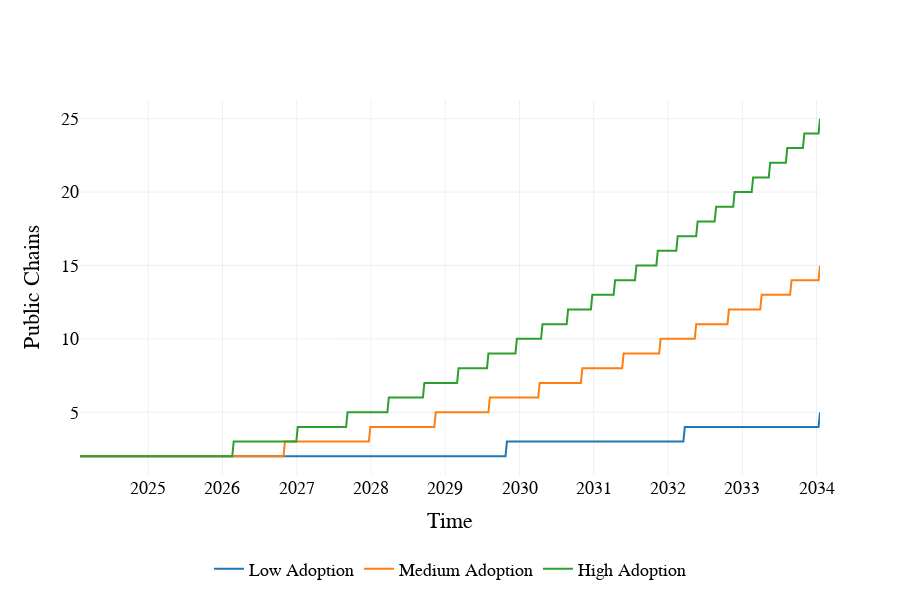

This figure's notebook cell:
### Code cell
visualizations.plot_number_of_public_chains_per_subset(df_1, scenario_names={
    0: "Low Adoption",
    1: "Medium Adoption",
    2: "High Adoption"})

### Figure 1 — Plotly figure (JSON) as saved in the notebook; plotly's stock layout.template omitted (floating-point values rounded to 4 significant figures; data arrays with more than 128 entries replaced by an {"elided": "..."} marker saying what was removed)
{"data": [{"line": {"color": "#1f77b4"}, "name": "Low Adoption", "type": "scatter", "x": {"elided": "521 str values"}, "y": {"elided": "521 int values"}}, {"line": {"color": "#ff7f0e"}, "name": "Medium Adoption", "type": "scatter", "x": {"elided": "521 str values"}, "y": {"elided": "521 int values"}}, {"line": {"color": "#2ca02c"}, "name": "High Adoption", "type": "scatter", "x": {"elided": "521 str values"}, "y": {"elided": "521 int values"}}], "layout": {"autosize": false, "font": {"color": "black", "family": "Arial", "size": 18}, "height": 600, "hovermode": "x unified", "legend": {"font": {"color": "black", "size": 18}, "orientation": "h", "x": 0.5, "xanchor": "center", "y": -0.3, "yanchor": "bottom"}, "paper_bgcolor": "rgba(255, 255, 255, 1)", "plot_bgcolor": "rgba(255, 255, 255, 1)", "width": 900, "xaxis": {"title": {"text": "Time"}}, "yaxis": {"title": {"text": "Public Chains"}}}}
